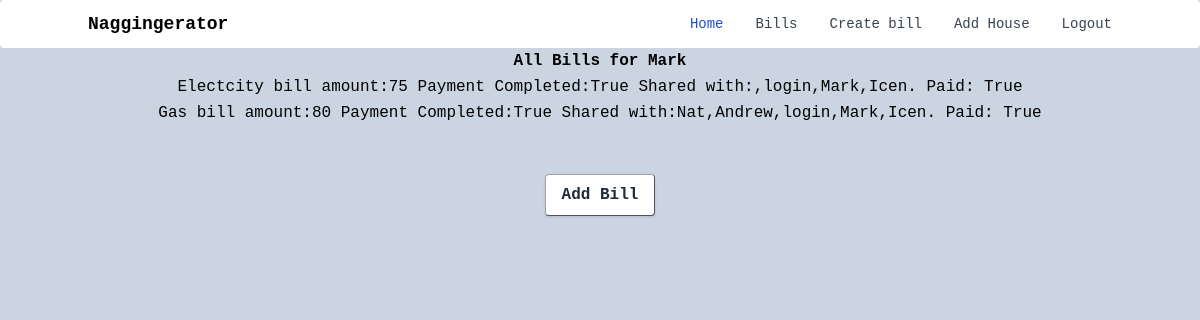
The app's page /Bills (signed in) with its own data.
### db_schema.py (models this page shows, shortened)
class User(UserMixin, db.Model):
    __tablename__='users'
    id = db.Column(db.Integer, primary_key=True)
    username = db.Column(db.String(20), unique=True)
    password_hash = db.Column(db.String(30))
    bills = db.relationship('Bills', backref='user', lazy='dynamic')
    bill_completion = db.relationship('User_Bill', backref='User_completion', lazy='dynamic')
    notfications = db.relationship('Notfications', backref='user_notfications', lazy='dynamic')
    house_members = db.relationship('Households', backref='house_members', lazy='dynamic')
    email = db.Column(db.String(30))

class Bills(db.Model):
    __tablename__='bills'
    id = db.Column(db.Integer, primary_key=True)
    name = db.Column(db.Text())
    amount = db.Column(db.Integer())
    shared_with = db.Column(db.Text())
    user_id = db.Column(db.Integer(), db.ForeignKey('users.id'))  # this ought to be a "foreign key"
    completion= db.Column(db.Boolean)
    bill_completion = db.relationship('User_Bill', backref='bills_completion', lazy='dynamic')

class User_Bill(db.Model):
    __tablename__ = 'completion'
    id = db.Column(db.Integer, primary_key=True)
    user_id = db.Column(db.Integer(), db.ForeignKey('users.id'))
    bill_id = db.Column(db.Integer(), db.ForeignKey('bills.id'))
    user_bill_completion= db.Column(db.Boolean)

### cwk.py (the view)
@app.route('/Bills', methods=['GET'])
def bill():
    if not current_user.is_authenticated:
        return redirect('/login')
    users = User.query.all() # might be the issue
    bills = Bills.query.filter_by(user_id=current_user.id).all()
    user_bills = []
    for bill in bills:
        user_bills += User_Bill.query.filter_by(bill_id=bill.id).all()
    return render_template('Bills.html', users=users, bills=bills,user_bills=user_bills)

### cwk.py (called while the page is built)
@login_manager.user_loader
def load_user(user_id):
    return User.query.get(int(user_id))

### templates/Bills.html (shortened to what this page needs)
{% extends 'base1.html' %}
{% block body %}
    <div class="content">
        <table>
            <thead>
                <tr>
                    <th width='2000px'>All Bills for {{current_user.username}}</th>
                </tr>
            </thead>
            <tbody>
                {% set count = namespace(value=0) %}
                {% for entry in bills %}
                <tr>
                    <td>{{entry.name}} amount:{{entry.amount}} Payment Completed:{{entry.completion}} Shared with:{{entry.shared_with}}. Paid: {{user_bills[count.value].user_bill_completion}}
                            {% set count.value = count.value + 1 %}
                    </td>
                </tr>
                {% else %}
                <tr>
                    <td>no entries</td>
                </tr>
                {% endfor %}
            </tbody>
        </table>
        <br>
    <br>
        <form action='/createBill'>
            <button class="bg-white hover:bg-gray-100 text-gray-800 font-semibold py-2 px-4 border border-gray-400 rounded shadow">
                Add Bill
            </button>
        </form>
    </div>
</div>
{% endblock %}

### static/css/main.css (style rules this page uses)
html { line-height:1.5;-webkit-text-size-adjust:100%;-moz-tab-size:4;tab-size:4;font-family:ui-sans-serif, system-ui, -apple-system, BlinkMacSystemFont, "Segoe UI", Roboto, "Helvetica Neue", Arial, "Noto Sans", sans-serif, "Apple Color Emoji", "Segoe UI Emoji", "Segoe UI Symbol", "Noto Color Emoji" }
body { margin:0;line-height:inherit }
table { text-indent:0;border-color:inherit;border-collapse:collapse }
button,input,optgroup,select,textarea { font-family:inherit;font-size:100%;line-height:inherit;color:inherit;margin:0;padding:0 }
button,select { text-transform:none }
[type=button],[type=reset],[type=submit],button { -webkit-appearance:button;background-color:transparent;background-image:none }
[role=button],button { cursor:pointer }
.rounded { border-radius:0.25rem }
.border { border-width:1px }
.border-gray-400 { --tw-border-opacity:1;border-color:rgb(156 163 175 / var(--tw-border-opacity)) }
.bg-slate-300 { --tw-bg-opacity:1;background-color:rgb(203 213 225 / var(--tw-bg-opacity)) }
.bg-white { --tw-bg-opacity:1;background-color:rgb(255 255 255 / var(--tw-bg-opacity)) }
.py-2 { padding-top:0.5rem;padding-bottom:0.5rem }
.px-4 { padding-left:1rem;padding-right:1rem }
.text-center { text-align:center }
.font-mono { font-family:ui-monospace, SFMono-Regular, Menlo, Monaco, Consolas, "Liberation Mono", "Courier New", monospace }
.font-semibold { font-weight:600 }
.text-gray-800 { --tw-text-opacity:1;color:rgb(31 41 55 / var(--tw-text-opacity)) }
.shadow { --tw-shadow:0 1px 3px 0 rgb(0 0 0 / 0.1), 0 1px 2px -1px rgb(0 0 0 / 0.1);--tw-shadow-colored:0 1px 3px 0 var(--tw-shadow-color), 0 1px 2px -1px var(--tw-shadow-color);box-shadow:var(--tw-ring-offset-shadow, 0 0 #0000), var(--tw-ring-shadow, 0 0 #0000), var(--tw-shadow) }

### records on screen
User: username "Mark"
Bills: name "Electcity bill", amount "75", completion "True", shared_with ",login,Mark,Icen"
User_Bill: user_bill_completion "True"
Bills: name "Gas bill", amount "80", completion "True", shared_with "Nat,Andrew,login,Mark,Icen"
User_Bill: user_bill_completion "True"
